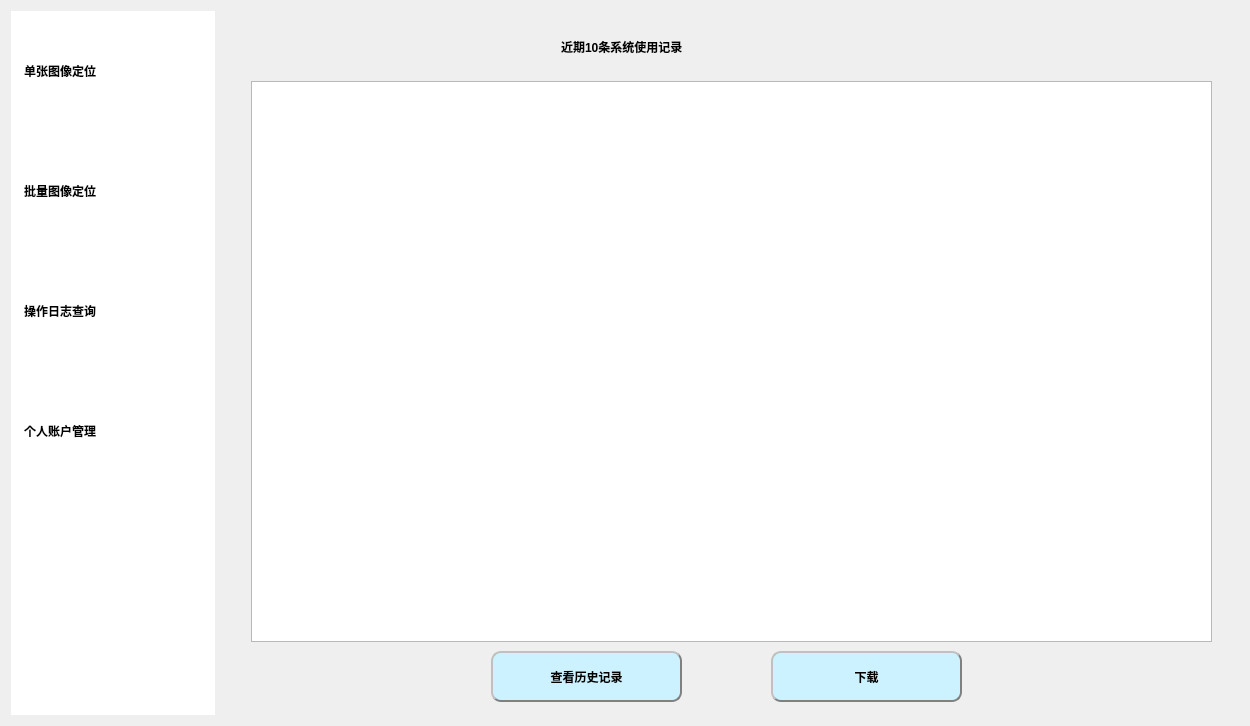
<?xml version="1.0" encoding="UTF-8"?>
<ui version="4.0">
 <class>Form</class>
 <widget class="QWidget" name="Form">
  <property name="geometry">
   <rect>
    <x>0</x>
    <y>0</y>
    <width>1250</width>
    <height>726</height>
   </rect>
  </property>
  <property name="sizePolicy">
   <sizepolicy hsizetype="Fixed" vsizetype="Fixed">
    <horstretch>0</horstretch>
    <verstretch>0</verstretch>
   </sizepolicy>
  </property>
  <property name="minimumSize">
   <size>
    <width>0</width>
    <height>0</height>
   </size>
  </property>
  <property name="maximumSize">
   <size>
    <width>1250</width>
    <height>726</height>
   </size>
  </property>
  <property name="windowTitle">
   <string>数字图像篡改定位系统</string>
  </property>
  <property name="windowIcon">
   <iconset resource="../mainwin_bg.qrc">
    <normaloff>:/mainicon/images/icon.png</normaloff>:/mainicon/images/icon.png</iconset>
  </property>
  <layout class="QHBoxLayout" name="horizontalLayout_2">
   <item>
    <layout class="QHBoxLayout" name="horizontalLayout">
     <item>
      <widget class="QListWidget" name="listWidget">
       <property name="sizePolicy">
        <sizepolicy hsizetype="Expanding" vsizetype="Expanding">
         <horstretch>1</horstretch>
         <verstretch>0</verstretch>
        </sizepolicy>
       </property>
       <property name="styleSheet">
        <string notr="true">
QListWidget
{
	
	font:15pt &quot;仿宋&quot; ;
	font-weight:bold;
    color:rgb(200,200,200);
    border:0px solid gray;
    padding:0px 0px 0px 0px;;
	
	background-image: url(:/main_bg/images/bg.png);

}
/**列表项*/
QListWidget::item
{
    
	color: rgb(0, 0, 0);
    height:120px;
    padding-left:10px;
	padding-right:10px;
    border:0px solid gray;
}
/**列表项扫过*/
QListWidget::item:hover
{
	color: rgb(255, 255, 255);
   
}
/**列表项选中*/
QListWidget::item::selected:active
{ 
    color:white;
    border:0px solid white;
}
QListWidget::item:selected
{
    color:white;
    border-width:0;
}</string>
       </property>
       <item>
        <property name="text">
         <string>单张图像定位</string>
        </property>
       </item>
       <item>
        <property name="text">
         <string>批量图像定位</string>
        </property>
       </item>
       <item>
        <property name="text">
         <string>操作日志查询</string>
        </property>
       </item>
       <item>
        <property name="text">
         <string>个人账户管理</string>
        </property>
       </item>
      </widget>
     </item>
     <item>
      <widget class="QStackedWidget" name="stackedWidget">
       <property name="sizePolicy">
        <sizepolicy hsizetype="Expanding" vsizetype="Expanding">
         <horstretch>5</horstretch>
         <verstretch>0</verstretch>
        </sizepolicy>
       </property>
       <property name="maximumSize">
        <size>
         <width>3000</width>
         <height>1800</height>
        </size>
       </property>
       <property name="font">
        <font>
         <family>仿宋</family>
        </font>
       </property>
       <property name="styleSheet">
        <string notr="true">#stackedWidget{

	border-image: url(:/main_bg/images/bg.png);
}
QPushButton{
	font: 15pt &quot;仿宋&quot;;
 	text-align : center;
	background-color: rgb(204, 242, 255);
    font-weight: bold;
    border-color: gray;
    border-width: 2px;
    border-radius: 10px;
    padding: 0px;
    height : 14px;
    border-style: outset;
   }
QPushButton:pressed{
	font: 15pt &quot;仿宋&quot;;
	text-align : center;
    background-color : light gray;
    font: bold;
    border-color: gray;
    border-width: 2px;
    border-radius: 10px;
    padding: 6px;
    height : 14px;
    border-style: outset;
}
QLineEdit{
	border-radius:10px;
}
QLabel{
	font-weight:bold;
}
</string>
       </property>
       <property name="lineWidth">
        <number>1</number>
       </property>
       <property name="midLineWidth">
        <number>0</number>
       </property>
       <property name="currentIndex">
        <number>2</number>
       </property>
       <widget class="QWidget" name="detect_page">
        <widget class="QLabel" name="label_6">
         <property name="geometry">
          <rect>
           <x>190</x>
           <y>30</y>
           <width>181</width>
           <height>41</height>
          </rect>
         </property>
         <property name="styleSheet">
          <string notr="true">font: 20pt &quot;仿宋&quot;;
font-weight:bold;</string>
         </property>
         <property name="text">
          <string>待检测图像</string>
         </property>
        </widget>
        <widget class="QLabel" name="label_7">
         <property name="geometry">
          <rect>
           <x>660</x>
           <y>30</y>
           <width>141</width>
           <height>41</height>
          </rect>
         </property>
         <property name="styleSheet">
          <string notr="true">font: 20pt &quot;仿宋&quot;;
font-weight:bold;</string>
         </property>
         <property name="text">
          <string>定位结果</string>
         </property>
        </widget>
        <widget class="QPushButton" name="load_tamper_btn">
         <property name="geometry">
          <rect>
           <x>180</x>
           <y>495</y>
           <width>171</width>
           <height>51</height>
          </rect>
         </property>
         <property name="text">
          <string>上传篡改图像</string>
         </property>
        </widget>
        <widget class="QLabel" name="tamper_pic">
         <property name="geometry">
          <rect>
           <x>100</x>
           <y>90</y>
           <width>350</width>
           <height>350</height>
          </rect>
         </property>
         <property name="styleSheet">
          <string notr="true">background-color: rgb(255, 255, 255);</string>
         </property>
         <property name="text">
          <string/>
         </property>
        </widget>
        <widget class="QLabel" name="result_pic">
         <property name="geometry">
          <rect>
           <x>560</x>
           <y>90</y>
           <width>350</width>
           <height>350</height>
          </rect>
         </property>
         <property name="maximumSize">
          <size>
           <width>1060</width>
           <height>640</height>
          </size>
         </property>
         <property name="styleSheet">
          <string notr="true">background-color: rgb(255, 255, 255);</string>
         </property>
         <property name="text">
          <string/>
         </property>
        </widget>
        <widget class="QPushButton" name="start_detect_btn">
         <property name="geometry">
          <rect>
           <x>420</x>
           <y>590</y>
           <width>171</width>
           <height>51</height>
          </rect>
         </property>
         <property name="text">
          <string>开始检测</string>
         </property>
        </widget>
        <widget class="QLineEdit" name="tamper_pic_addr">
         <property name="geometry">
          <rect>
           <x>380</x>
           <y>500</y>
           <width>461</width>
           <height>41</height>
          </rect>
         </property>
         <property name="styleSheet">
          <string notr="true">font: 14pt &quot;仿宋&quot;;</string>
         </property>
        </widget>
        <widget class="QPushButton" name="start_detect_btn_2">
         <property name="geometry">
          <rect>
           <x>870</x>
           <y>630</y>
           <width>121</width>
           <height>51</height>
          </rect>
         </property>
         <property name="text">
          <string>保存</string>
         </property>
        </widget>
       </widget>
       <widget class="QWidget" name="email_page">
        <widget class="QPushButton" name="btn_tamper_zip">
         <property name="geometry">
          <rect>
           <x>204</x>
           <y>270</y>
           <width>261</width>
           <height>41</height>
          </rect>
         </property>
         <property name="text">
          <string>上传篡改图像压缩包</string>
         </property>
        </widget>
        <widget class="QLabel" name="label_25">
         <property name="geometry">
          <rect>
           <x>138</x>
           <y>192</y>
           <width>331</width>
           <height>50</height>
          </rect>
         </property>
         <property name="styleSheet">
          <string notr="true">font: 20pt &quot;仿宋&quot;;
font-weight:bold;</string>
         </property>
         <property name="text">
          <string>请输入接收结果邮箱:</string>
         </property>
        </widget>
        <widget class="QLineEdit" name="email_lineEdit">
         <property name="geometry">
          <rect>
           <x>488</x>
           <y>200</y>
           <width>391</width>
           <height>40</height>
          </rect>
         </property>
         <property name="styleSheet">
          <string notr="true">font: 14pt &quot;仿宋&quot;;</string>
         </property>
         <property name="text">
          <string/>
         </property>
         <property name="readOnly">
          <bool>false</bool>
         </property>
         <property name="placeholderText">
          <string/>
         </property>
        </widget>
        <widget class="QPushButton" name="btn_email">
         <property name="geometry">
          <rect>
           <x>440</x>
           <y>610</y>
           <width>141</width>
           <height>51</height>
          </rect>
         </property>
         <property name="text">
          <string>确认</string>
         </property>
        </widget>
        <widget class="QLabel" name="label_26">
         <property name="geometry">
          <rect>
           <x>290</x>
           <y>60</y>
           <width>441</width>
           <height>71</height>
          </rect>
         </property>
         <property name="styleSheet">
          <string notr="true">font: 30pt &quot;仿宋&quot;;
font-weight:bold;</string>
         </property>
         <property name="text">
          <string>多张图像批量定位</string>
         </property>
        </widget>
        <widget class="QLabel" name="gif_label">
         <property name="geometry">
          <rect>
           <x>384</x>
           <y>360</y>
           <width>214</width>
           <height>15</height>
          </rect>
         </property>
         <property name="text">
          <string/>
         </property>
        </widget>
        <widget class="QLineEdit" name="tamper_addr">
         <property name="geometry">
          <rect>
           <x>490</x>
           <y>270</y>
           <width>391</width>
           <height>41</height>
          </rect>
         </property>
         <property name="styleSheet">
          <string notr="true">font: 14pt &quot;仿宋&quot;;</string>
         </property>
         <property name="text">
          <string/>
         </property>
         <property name="readOnly">
          <bool>false</bool>
         </property>
         <property name="placeholderText">
          <string/>
         </property>
        </widget>
        <widget class="QLabel" name="label">
         <property name="geometry">
          <rect>
           <x>130</x>
           <y>400</y>
           <width>121</width>
           <height>41</height>
          </rect>
         </property>
         <property name="styleSheet">
          <string notr="true">font: 15pt &quot;仿宋&quot;;
font-weight:bold;</string>
         </property>
         <property name="text">
          <string>正在检测：</string>
         </property>
        </widget>
        <widget class="QLabel" name="running_label">
         <property name="geometry">
          <rect>
           <x>260</x>
           <y>400</y>
           <width>531</width>
           <height>40</height>
          </rect>
         </property>
         <property name="styleSheet">
          <string notr="true">font: 15pt &quot;仿宋&quot;;
font-weight:bold;</string>
         </property>
         <property name="text">
          <string>无</string>
         </property>
        </widget>
        <widget class="QLabel" name="label_3">
         <property name="geometry">
          <rect>
           <x>130</x>
           <y>470</y>
           <width>121</width>
           <height>41</height>
          </rect>
         </property>
         <property name="styleSheet">
          <string notr="true">font: 15pt &quot;仿宋&quot;;
font-weight:bold;</string>
         </property>
         <property name="text">
          <string>已经检测：</string>
         </property>
        </widget>
        <widget class="QLabel" name="label_4">
         <property name="geometry">
          <rect>
           <x>184</x>
           <y>540</y>
           <width>70</width>
           <height>41</height>
          </rect>
         </property>
         <property name="styleSheet">
          <string notr="true">font: 15pt &quot;仿宋&quot;;
font-weight:bold;</string>
         </property>
         <property name="text">
          <string>一共：</string>
         </property>
        </widget>
        <widget class="QLabel" name="num_comp_label">
         <property name="geometry">
          <rect>
           <x>260</x>
           <y>470</y>
           <width>61</width>
           <height>40</height>
          </rect>
         </property>
         <property name="styleSheet">
          <string notr="true">font: 15pt &quot;仿宋&quot;;
font-weight:bold;</string>
         </property>
         <property name="text">
          <string/>
         </property>
        </widget>
        <widget class="QLabel" name="total_label">
         <property name="geometry">
          <rect>
           <x>260</x>
           <y>540</y>
           <width>61</width>
           <height>40</height>
          </rect>
         </property>
         <property name="styleSheet">
          <string notr="true">font: 15pt &quot;仿宋&quot;;
font-weight:bold;</string>
         </property>
         <property name="text">
          <string/>
         </property>
        </widget>
        <widget class="QLabel" name="label_9">
         <property name="geometry">
          <rect>
           <x>320</x>
           <y>470</y>
           <width>61</width>
           <height>40</height>
          </rect>
         </property>
         <property name="styleSheet">
          <string notr="true">font: 15pt &quot;仿宋&quot;;
font-weight:bold;</string>
         </property>
         <property name="text">
          <string>张</string>
         </property>
        </widget>
        <widget class="QLabel" name="label_10">
         <property name="geometry">
          <rect>
           <x>320</x>
           <y>540</y>
           <width>61</width>
           <height>40</height>
          </rect>
         </property>
         <property name="styleSheet">
          <string notr="true">font: 15pt &quot;仿宋&quot;;
font-weight:bold;</string>
         </property>
         <property name="text">
          <string>张</string>
         </property>
        </widget>
       </widget>
       <widget class="QWidget" name="log_page">
        <widget class="QLabel" name="label_27">
         <property name="geometry">
          <rect>
           <x>340</x>
           <y>20</y>
           <width>371</width>
           <height>31</height>
          </rect>
         </property>
         <property name="styleSheet">
          <string notr="true">font: 20pt &quot;仿宋&quot;;
font-weight:bold;</string>
         </property>
         <property name="text">
          <string>近期10条系统使用记录</string>
         </property>
        </widget>
        <widget class="QPushButton" name="pushButton">
         <property name="geometry">
          <rect>
           <x>270</x>
           <y>640</y>
           <width>191</width>
           <height>51</height>
          </rect>
         </property>
         <property name="text">
          <string>查看历史记录</string>
         </property>
        </widget>
        <widget class="QTableWidget" name="tableWidget">
         <property name="geometry">
          <rect>
           <x>30</x>
           <y>70</y>
           <width>961</width>
           <height>561</height>
          </rect>
         </property>
        </widget>
        <widget class="QPushButton" name="pushButton_3">
         <property name="geometry">
          <rect>
           <x>550</x>
           <y>640</y>
           <width>191</width>
           <height>51</height>
          </rect>
         </property>
         <property name="text">
          <string>下载</string>
         </property>
        </widget>
       </widget>
       <widget class="QWidget" name="info_page">
        <widget class="QLabel" name="modify_title">
         <property name="geometry">
          <rect>
           <x>338</x>
           <y>50</y>
           <width>121</width>
           <height>61</height>
          </rect>
         </property>
         <property name="styleSheet">
          <string notr="true">font: 30pt &quot;仿宋&quot;;
font-weight:bold;</string>
         </property>
         <property name="text">
          <string>您好，</string>
         </property>
        </widget>
        <widget class="QLabel" name="newpasscon_label">
         <property name="geometry">
          <rect>
           <x>210</x>
           <y>480</y>
           <width>150</width>
           <height>33</height>
          </rect>
         </property>
         <property name="styleSheet">
          <string notr="true">font: 20pt &quot;仿宋&quot;;</string>
         </property>
         <property name="text">
          <string>确认密码：</string>
         </property>
        </widget>
        <widget class="QLineEdit" name="newpass_con_lineedit">
         <property name="geometry">
          <rect>
           <x>480</x>
           <y>480</y>
           <width>324</width>
           <height>39</height>
          </rect>
         </property>
         <property name="styleSheet">
          <string notr="true">font: 20pt &quot;仿宋&quot;;</string>
         </property>
        </widget>
        <widget class="QPushButton" name="confirm_change_btn">
         <property name="geometry">
          <rect>
           <x>408</x>
           <y>570</y>
           <width>171</width>
           <height>61</height>
          </rect>
         </property>
         <property name="styleSheet">
          <string notr="true"/>
         </property>
         <property name="text">
          <string>确认修改</string>
         </property>
        </widget>
        <widget class="QLineEdit" name="newpass_lineedit">
         <property name="geometry">
          <rect>
           <x>480</x>
           <y>406</y>
           <width>324</width>
           <height>39</height>
          </rect>
         </property>
         <property name="styleSheet">
          <string notr="true">font: 20pt &quot;仿宋&quot;;</string>
         </property>
        </widget>
        <widget class="QLabel" name="Id_label">
         <property name="geometry">
          <rect>
           <x>480</x>
           <y>196</y>
           <width>321</width>
           <height>33</height>
          </rect>
         </property>
         <property name="styleSheet">
          <string notr="true">font: 20pt &quot;仿宋&quot;;</string>
         </property>
         <property name="text">
          <string>11111111</string>
         </property>
        </widget>
        <widget class="QLabel" name="acc_label">
         <property name="geometry">
          <rect>
           <x>284</x>
           <y>196</y>
           <width>102</width>
           <height>33</height>
          </rect>
         </property>
         <property name="styleSheet">
          <string notr="true">font: 20pt &quot;仿宋&quot;;</string>
         </property>
         <property name="text">
          <string>账号：</string>
         </property>
        </widget>
        <widget class="QLabel" name="new_password_label">
         <property name="geometry">
          <rect>
           <x>244</x>
           <y>406</y>
           <width>136</width>
           <height>33</height>
          </rect>
         </property>
         <property name="styleSheet">
          <string notr="true">font: 20pt &quot;仿宋&quot;;</string>
         </property>
         <property name="text">
          <string>新密码：</string>
         </property>
        </widget>
        <widget class="QLabel" name="Id_label_3">
         <property name="geometry">
          <rect>
           <x>479</x>
           <y>263</y>
           <width>321</width>
           <height>33</height>
          </rect>
         </property>
         <property name="styleSheet">
          <string notr="true">font: 20pt &quot;仿宋&quot;;</string>
         </property>
         <property name="text">
          <string>1695100184@qq.com</string>
         </property>
        </widget>
        <widget class="QLabel" name="acc_label_3">
         <property name="geometry">
          <rect>
           <x>283</x>
           <y>263</y>
           <width>102</width>
           <height>33</height>
          </rect>
         </property>
         <property name="styleSheet">
          <string notr="true">font: 20pt &quot;仿宋&quot;;</string>
         </property>
         <property name="text">
          <string>邮箱：</string>
         </property>
        </widget>
        <widget class="QPushButton" name="pushButton_2">
         <property name="geometry">
          <rect>
           <x>850</x>
           <y>630</y>
           <width>141</width>
           <height>51</height>
          </rect>
         </property>
         <property name="text">
          <string>退出登录</string>
         </property>
        </widget>
        <widget class="QLabel" name="nametiltelabel">
         <property name="geometry">
          <rect>
           <x>470</x>
           <y>50</y>
           <width>121</width>
           <height>61</height>
          </rect>
         </property>
         <property name="styleSheet">
          <string notr="true">font: 30pt &quot;仿宋&quot;;
font-weight:bold;</string>
         </property>
         <property name="text">
          <string/>
         </property>
        </widget>
        <widget class="QLabel" name="acc_label_4">
         <property name="geometry">
          <rect>
           <x>214</x>
           <y>330</y>
           <width>151</width>
           <height>33</height>
          </rect>
         </property>
         <property name="styleSheet">
          <string notr="true">font: 20pt &quot;仿宋&quot;;</string>
         </property>
         <property name="text">
          <string>工作机构：</string>
         </property>
        </widget>
        <widget class="QLabel" name="institutelabel">
         <property name="geometry">
          <rect>
           <x>480</x>
           <y>330</y>
           <width>321</width>
           <height>33</height>
          </rect>
         </property>
         <property name="styleSheet">
          <string notr="true">font: 20pt &quot;仿宋&quot;;</string>
         </property>
         <property name="text">
          <string>南京信息工程大学</string>
         </property>
        </widget>
       </widget>
      </widget>
     </item>
    </layout>
   </item>
  </layout>
 </widget>
 <resources>
  <include location="../mainwin_bg.qrc"/>
 </resources>
 <connections>
  <connection>
   <sender>load_tamper_btn</sender>
   <signal>clicked()</signal>
   <receiver>Form</receiver>
   <slot>upload_tamper()</slot>
   <hints>
    <hint type="sourcelabel">
     <x>572</x>
     <y>527</y>
    </hint>
    <hint type="destinationlabel">
     <x>375</x>
     <y>663</y>
    </hint>
   </hints>
  </connection>
  <connection>
   <sender>pushButton</sender>
   <signal>clicked()</signal>
   <receiver>Form</receiver>
   <slot>check_logs()</slot>
   <hints>
    <hint type="sourcelabel">
     <x>672</x>
     <y>652</y>
    </hint>
    <hint type="destinationlabel">
     <x>610</x>
     <y>640</y>
    </hint>
   </hints>
  </connection>
  <connection>
   <sender>confirm_change_btn</sender>
   <signal>clicked()</signal>
   <receiver>Form</receiver>
   <slot>change_password()</slot>
   <hints>
    <hint type="sourcelabel">
     <x>800</x>
     <y>582</y>
    </hint>
    <hint type="destinationlabel">
     <x>578</x>
     <y>624</y>
    </hint>
   </hints>
  </connection>
  <connection>
   <sender>listWidget</sender>
   <signal>currentRowChanged(int)</signal>
   <receiver>stackedWidget</receiver>
   <slot>setCurrentIndex(int)</slot>
   <hints>
    <hint type="sourcelabel">
     <x>109</x>
     <y>158</y>
    </hint>
    <hint type="destinationlabel">
     <x>347</x>
     <y>223</y>
    </hint>
   </hints>
  </connection>
  <connection>
   <sender>btn_email</sender>
   <signal>clicked()</signal>
   <receiver>Form</receiver>
   <slot>strat_multi_detect()</slot>
   <hints>
    <hint type="sourcelabel">
     <x>802</x>
     <y>622</y>
    </hint>
    <hint type="destinationlabel">
     <x>622</x>
     <y>781</y>
    </hint>
   </hints>
  </connection>
  <connection>
   <sender>start_detect_btn</sender>
   <signal>clicked()</signal>
   <receiver>Form</receiver>
   <slot>start_detect()</slot>
   <hints>
    <hint type="sourcelabel">
     <x>759</x>
     <y>602</y>
    </hint>
    <hint type="destinationlabel">
     <x>814</x>
     <y>616</y>
    </hint>
   </hints>
  </connection>
  <connection>
   <sender>btn_tamper_zip</sender>
   <signal>clicked()</signal>
   <receiver>Form</receiver>
   <slot>upload_tamper_zip()</slot>
   <hints>
    <hint type="sourcelabel">
     <x>567</x>
     <y>282</y>
    </hint>
    <hint type="destinationlabel">
     <x>407</x>
     <y>644</y>
    </hint>
   </hints>
  </connection>
  <connection>
   <sender>pushButton_2</sender>
   <signal>clicked()</signal>
   <receiver>Form</receiver>
   <slot>back()</slot>
   <hints>
    <hint type="sourcelabel">
     <x>1212</x>
     <y>642</y>
    </hint>
    <hint type="destinationlabel">
     <x>970</x>
     <y>688</y>
    </hint>
   </hints>
  </connection>
  <connection>
   <sender>pushButton_3</sender>
   <signal>clicked()</signal>
   <receiver>Form</receiver>
   <slot>download_db()</slot>
   <hints>
    <hint type="sourcelabel">
     <x>889</x>
     <y>681</y>
    </hint>
    <hint type="destinationlabel">
     <x>866</x>
     <y>825</y>
    </hint>
   </hints>
  </connection>
  <connection>
   <sender>start_detect_btn_2</sender>
   <signal>clicked()</signal>
   <receiver>Form</receiver>
   <slot>download_one()</slot>
   <hints>
    <hint type="sourcelabel">
     <x>1133</x>
     <y>662</y>
    </hint>
    <hint type="destinationlabel">
     <x>1139</x>
     <y>836</y>
    </hint>
   </hints>
  </connection>
 </connections>
 <slots>
  <slot>change_password()</slot>
  <slot>upload_tamper()</slot>
  <slot>upload_ela()</slot>
  <slot>start_detect()</slot>
  <slot>upload_tamper_zip()</slot>
  <slot>upload_ela_zip()</slot>
  <slot>strat_multi_detect()</slot>
  <slot>check_logs()</slot>
  <slot>back()</slot>
  <slot>download_db()</slot>
  <slot>download_one()</slot>
 </slots>
</ui>
